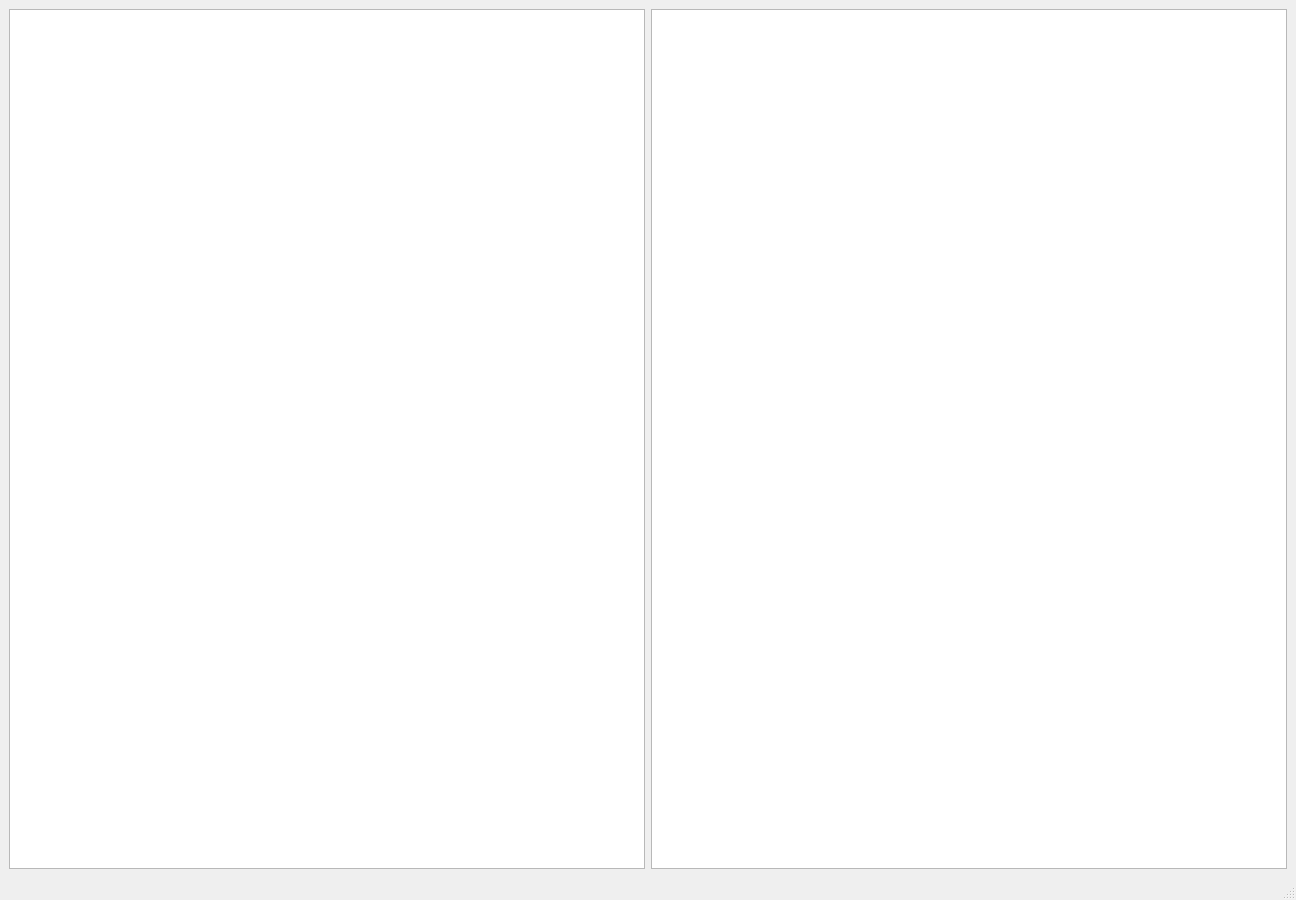
<?xml version="1.0" encoding="UTF-8"?>
<ui version="4.0">
 <class>MainWindow</class>
 <widget class="QMainWindow" name="MainWindow">
  <property name="geometry">
   <rect>
    <x>0</x>
    <y>0</y>
    <width>1296</width>
    <height>900</height>
   </rect>
  </property>
  <property name="windowTitle">
   <string>MainWindow</string>
  </property>
  <widget class="QWidget" name="centralwidget">
   <layout class="QGridLayout" name="gridLayout_2">
    <item row="0" column="0">
     <layout class="QGridLayout" name="gridLayout">
      <item row="0" column="0">
       <layout class="QHBoxLayout" name="horizontalLayout" stretch="1,1">
        <item>
         <widget class="QTreeView" name="tree"/>
        </item>
        <item>
         <widget class="QTreeView" name="property_tree"/>
        </item>
       </layout>
      </item>
     </layout>
    </item>
   </layout>
  </widget>
  <widget class="QMenuBar" name="menubar">
   <property name="geometry">
    <rect>
     <x>0</x>
     <y>0</y>
     <width>1296</width>
     <height>21</height>
    </rect>
   </property>
  </widget>
  <widget class="QStatusBar" name="statusbar"/>
 </widget>
 <resources/>
 <connections/>
</ui>
